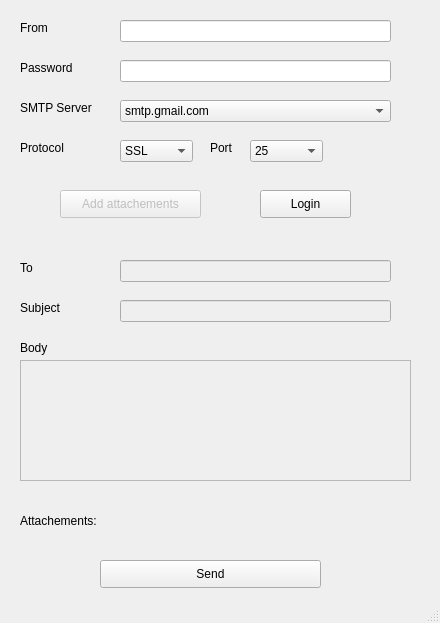
<?xml version="1.0" encoding="UTF-8"?>
<ui version="4.0">
 <class>MainWindow</class>
 <widget class="QMainWindow" name="MainWindow">
  <property name="geometry">
   <rect>
    <x>0</x>
    <y>0</y>
    <width>440</width>
    <height>623</height>
   </rect>
  </property>
  <property name="windowTitle">
   <string>MainWindow</string>
  </property>
  <widget class="QWidget" name="centralwidget">
   <widget class="QLabel" name="label_from">
    <property name="geometry">
     <rect>
      <x>20</x>
      <y>20</y>
      <width>41</width>
      <height>16</height>
     </rect>
    </property>
    <property name="text">
     <string>From</string>
    </property>
   </widget>
   <widget class="QLabel" name="label_password">
    <property name="geometry">
     <rect>
      <x>20</x>
      <y>60</y>
      <width>71</width>
      <height>16</height>
     </rect>
    </property>
    <property name="text">
     <string>Password</string>
    </property>
   </widget>
   <widget class="QLabel" name="label_smtp_server">
    <property name="geometry">
     <rect>
      <x>20</x>
      <y>100</y>
      <width>91</width>
      <height>16</height>
     </rect>
    </property>
    <property name="text">
     <string>SMTP Server</string>
    </property>
   </widget>
   <widget class="QLabel" name="label_port">
    <property name="geometry">
     <rect>
      <x>210</x>
      <y>140</y>
      <width>41</width>
      <height>16</height>
     </rect>
    </property>
    <property name="text">
     <string>Port</string>
    </property>
   </widget>
   <widget class="QLineEdit" name="input_from">
    <property name="geometry">
     <rect>
      <x>120</x>
      <y>20</y>
      <width>271</width>
      <height>22</height>
     </rect>
    </property>
   </widget>
   <widget class="QLineEdit" name="input_password">
    <property name="geometry">
     <rect>
      <x>120</x>
      <y>60</y>
      <width>271</width>
      <height>22</height>
     </rect>
    </property>
    <property name="echoMode">
     <enum>QLineEdit::Password</enum>
    </property>
   </widget>
   <widget class="QPushButton" name="btn_login">
    <property name="geometry">
     <rect>
      <x>260</x>
      <y>190</y>
      <width>91</width>
      <height>28</height>
     </rect>
    </property>
    <property name="text">
     <string>Login</string>
    </property>
   </widget>
   <widget class="QComboBox" name="options_connection">
    <property name="geometry">
     <rect>
      <x>120</x>
      <y>140</y>
      <width>73</width>
      <height>22</height>
     </rect>
    </property>
    <item>
     <property name="text">
      <string>SSL</string>
     </property>
    </item>
    <item>
     <property name="text">
      <string>TLS</string>
     </property>
    </item>
   </widget>
   <widget class="QLabel" name="label_connection">
    <property name="geometry">
     <rect>
      <x>20</x>
      <y>140</y>
      <width>91</width>
      <height>16</height>
     </rect>
    </property>
    <property name="text">
     <string>Protocol</string>
    </property>
   </widget>
   <widget class="QComboBox" name="options_port">
    <property name="geometry">
     <rect>
      <x>250</x>
      <y>140</y>
      <width>73</width>
      <height>22</height>
     </rect>
    </property>
    <item>
     <property name="text">
      <string>25</string>
     </property>
    </item>
    <item>
     <property name="text">
      <string>465</string>
     </property>
    </item>
    <item>
     <property name="text">
      <string>587</string>
     </property>
    </item>
   </widget>
   <widget class="QLabel" name="label_to">
    <property name="geometry">
     <rect>
      <x>20</x>
      <y>260</y>
      <width>91</width>
      <height>16</height>
     </rect>
    </property>
    <property name="text">
     <string>To</string>
    </property>
   </widget>
   <widget class="QLabel" name="label_subject">
    <property name="geometry">
     <rect>
      <x>20</x>
      <y>300</y>
      <width>91</width>
      <height>16</height>
     </rect>
    </property>
    <property name="text">
     <string>Subject</string>
    </property>
   </widget>
   <widget class="QLabel" name="label_port_5">
    <property name="geometry">
     <rect>
      <x>20</x>
      <y>340</y>
      <width>91</width>
      <height>16</height>
     </rect>
    </property>
    <property name="text">
     <string>Body</string>
    </property>
   </widget>
   <widget class="QLineEdit" name="input_to">
    <property name="enabled">
     <bool>false</bool>
    </property>
    <property name="geometry">
     <rect>
      <x>120</x>
      <y>260</y>
      <width>271</width>
      <height>22</height>
     </rect>
    </property>
   </widget>
   <widget class="QLineEdit" name="input_subject">
    <property name="enabled">
     <bool>false</bool>
    </property>
    <property name="geometry">
     <rect>
      <x>120</x>
      <y>300</y>
      <width>271</width>
      <height>22</height>
     </rect>
    </property>
   </widget>
   <widget class="QTextEdit" name="text_body">
    <property name="enabled">
     <bool>false</bool>
    </property>
    <property name="geometry">
     <rect>
      <x>20</x>
      <y>360</y>
      <width>391</width>
      <height>121</height>
     </rect>
    </property>
   </widget>
   <widget class="QLabel" name="label_attachements">
    <property name="geometry">
     <rect>
      <x>20</x>
      <y>500</y>
      <width>381</width>
      <height>41</height>
     </rect>
    </property>
    <property name="text">
     <string>Attachements:</string>
    </property>
    <property name="wordWrap">
     <bool>true</bool>
    </property>
   </widget>
   <widget class="QPushButton" name="btn_send">
    <property name="geometry">
     <rect>
      <x>100</x>
      <y>560</y>
      <width>221</width>
      <height>28</height>
     </rect>
    </property>
    <property name="text">
     <string>Send</string>
    </property>
   </widget>
   <widget class="QComboBox" name="options_smtp_server">
    <property name="geometry">
     <rect>
      <x>120</x>
      <y>100</y>
      <width>271</width>
      <height>22</height>
     </rect>
    </property>
    <item>
     <property name="text">
      <string>smtp.gmail.com</string>
     </property>
    </item>
    <item>
     <property name="text">
      <string>smtp-mail.outlook.com</string>
     </property>
    </item>
   </widget>
   <widget class="QPushButton" name="btn_add_attachements">
    <property name="enabled">
     <bool>false</bool>
    </property>
    <property name="geometry">
     <rect>
      <x>60</x>
      <y>190</y>
      <width>141</width>
      <height>28</height>
     </rect>
    </property>
    <property name="text">
     <string>Add attachements</string>
    </property>
   </widget>
  </widget>
  <widget class="QStatusBar" name="statusbar"/>
 </widget>
 <resources/>
 <connections/>
</ui>
